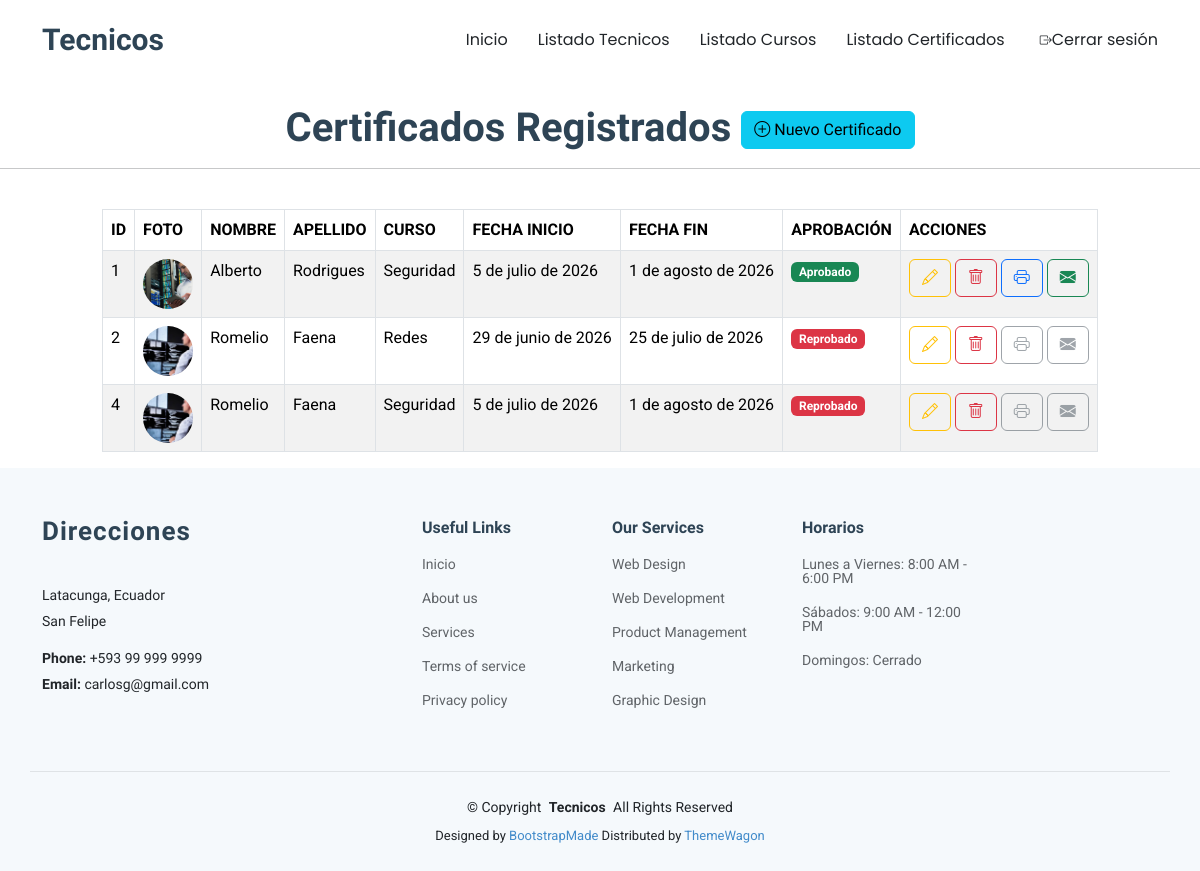
Before: /listadoCertificados/ (signed in) with the older database file.
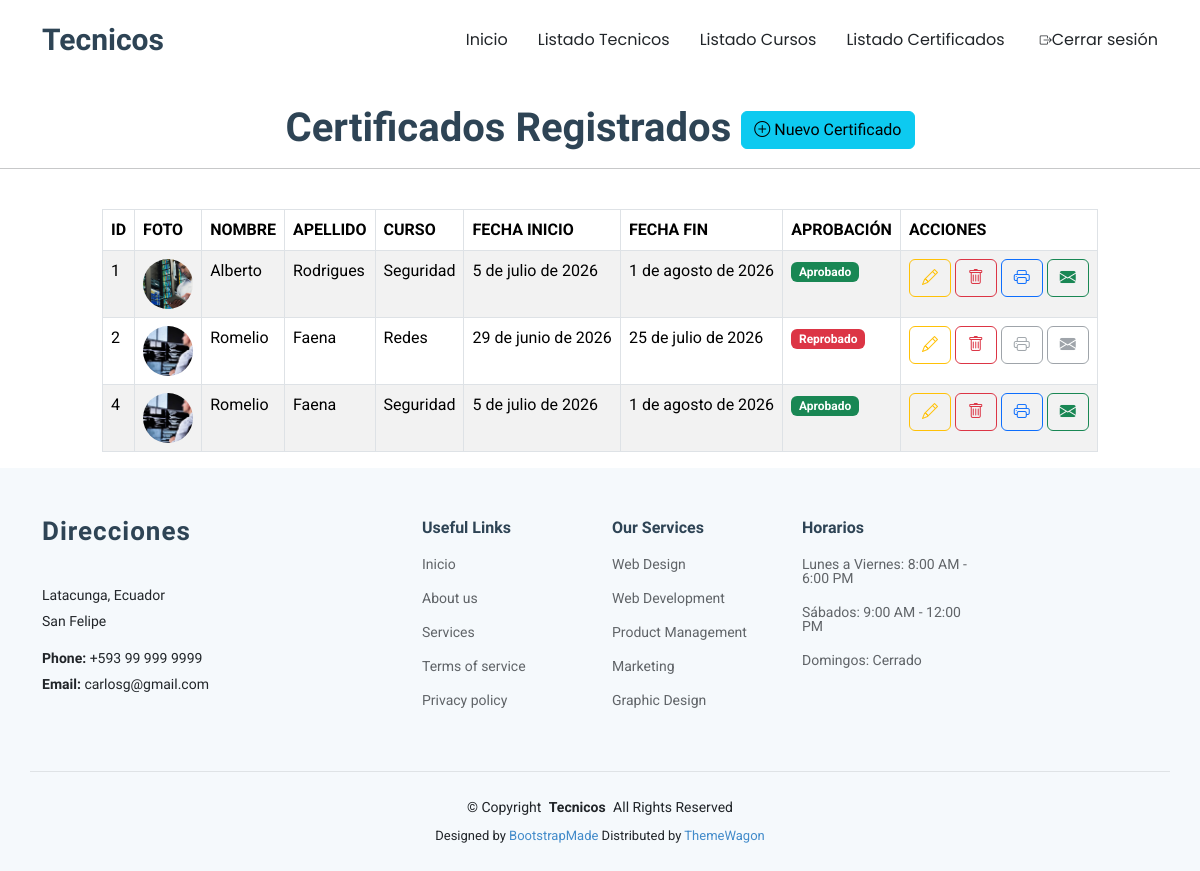
After: the same page with the newer database file.
### Info/models.py (models this page shows, shortened)
class Certificado(models.Model):
    ESTADOS = (
        ('Aprobado', 'Aprobado'),
        ('Reprobado', 'Reprobado'),
    )
    id = models.AutoField(primary_key=True)
    tecnico = models.ForeignKey(
        Tecnico,
        on_delete=models.CASCADE
    )
    curso = models.ForeignKey(
        Cursos,
        on_delete=models.CASCADE
    )
    aprobacion = models.CharField(
        max_length=15,
        choices=ESTADOS
    )
    fecha_emision = models.DateField(auto_now_add=True)

class Tecnico(models.Model):
    id = models.AutoField(primary_key=True)
    nombre = models.CharField(max_length=100)
    apellido = models.CharField(max_length=100)
    telefono = models.CharField(max_length=20)
    correo = models.EmailField(blank=True, null=True)
    especialidad = models.CharField(max_length=100)
    foto = models.FileField(upload_to='fotos_tecnicos', blank=True, null=True)

class Cursos(models.Model):
    id = models.AutoField(primary_key=True)
    nombre = models.CharField(max_length=100)
    descripcion = models.TextField()
    fecha_inicio = models.DateField()
    fecha_fin = models.DateField()
    tecnico = models.ForeignKey(Tecnico, on_delete=models.CASCADE, null=True, blank=True)

### Info/views.py (the view)
# urls.py: path('listadoCertificados/', views.listadoCertificados),
@login_required
def listadoCertificados(request):
    certificados = Certificado.objects.all()
    return render(
        request,
        'listadoCertificados.html',
        {
            'certificados': certificados
        }
    )

### Info/templates/listadoCertificados.html (shortened to what the changed rows need)
{% extends "./plantillaPrincipal.html" %}
{% block contenido %}
{% load static %}
<center>
    <br>
    <h1>
        <b>Certificados Registrados</b>
        <a href="/nuevoCertificado/" class="btn btn-info">
            <i class="bi bi-plus-circle"></i>
            Nuevo Certificado
        </a>
    </h1>
</center>
<br>
<div class="row">
    <div class="col-md-10">
        <table id="tbl_certificados"
        class="table table-hover table-striped table-bordered">
            <thead>
                <tr>
                    <th>ID</th>
                    <th>FOTO</th>
                    <th>NOMBRE</th>
                    <th>APELLIDO</th>
                    <th>CURSO</th>
                    <th>FECHA INICIO</th>
                    <th>FECHA FIN</th>
                    <th>APROBACIÓN</th>
                    <th>ACCIONES</th>
                </tr>
            </thead>
            <tbody>
                {% for certificado in certificados %}
                <tr>
                    <td>{{ certificado.id }}</td>
                    <td class="text-center">
                        {% if certificado.tecnico.foto %}
                        <a href="{{ certificado.tecnico.foto.url }}" target="_blank">
                            <img src="{{ certificado.tecnico.foto.url }}"
                            style="height:50px;width:50px;border-radius:50%;object-fit:cover;">
                        </a>
                        {% else %}
                        <b>N/A</b>
                        {% endif %}
                    </td>
                    <td>{{ certificado.tecnico.nombre }}</td>
                    <td>{{ certificado.tecnico.apellido }}</td>
                    <td>{{ certificado.curso.nombre }}</td>
                    <td>{{ certificado.curso.fecha_inicio }}</td>
                    <td>{{ certificado.curso.fecha_fin }}</td>
                    <td>
                        {% if certificado.aprobacion == "Aprobado" %}
                            <span class="badge bg-success">
                                {{ certificado.aprobacion }}
                            </span>
                        {% else %}
                            <span class="badge bg-danger">
                                {{ certificado.aprobacion }}
                            </span>
                        {% endif %}
                    </td>
                    <td>
                        {% if user.perfil.rol == "admin" %}
                        <a href="/editarCertificado/{{ certificado.id }}"
                        class="btn btn-outline-warning"
                        title="Editar">
                            <i class="bi bi-pencil"></i>
                        </a>
                        <a href="/eliminarCertificado/{{ certificado.id }}"
                        class="btn btn-outline-danger"
                        onclick="return confirm('¿Desea eliminar este certificado?')"
                        title="Eliminar">
                            <i class="bi bi-trash"></i>
                        </a>
                        {% endif %}
                    {% if certificado.aprobacion == "Aprobado" %}
                    <a href="/reporteCertificado/{{ certificado.id }}"
                        onclick="window.open(this.href, 'Certificado', 'width=1000,height=900,resizable=yes,scrollbars=yes'); return false;"
                        class="btn btn-outline-primary"
                        title="Imprimir Certificado">
                        <i class="bi bi-printer"></i>
                    </a>
                    {% else %}
                    <a href="N/A" class="btn btn-outline-secondary disabled" title="Imprimir Certificado">
                        <i class="bi bi-printer"></i>
                    </a>
                    {% endif %}
                    {% if certificado.aprobacion == "Aprobado" %}
                    <a href="/enviarCertificado/{{ certificado.id }}"
                    class="btn btn-outline-success"
                    title="Enviar por correo">
                    <i class="bi bi-envelope-fill"></i>
                    </a>
                    {% else %}
                    <a href="N/A" class="btn btn-outline-secondary disabled" title="Enviar Certificado">
                        <i class="bi bi-envelope-fill"></i>
                    </a>
                    {% endif %}
                    </td>
                </tr>
                {% endfor %}
            </tbody>
        </table>
    </div>
</div>
{% endblock %}

Changed rows visible on the page:
changed Certificado id 4: aprobacion "Reprobado" → "Aprobado"
